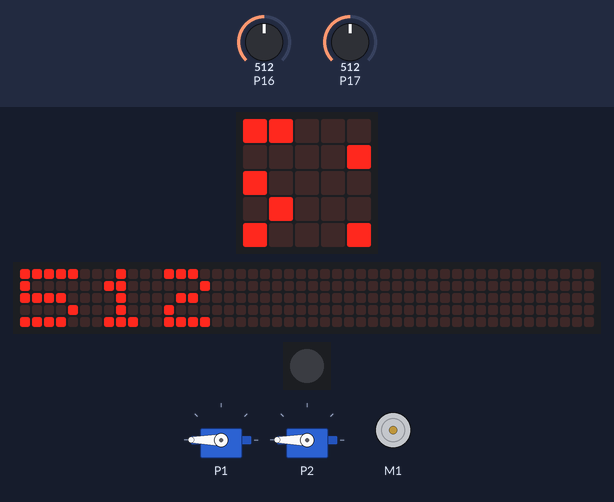
The program below on a simulated Calliope mini (MakeCode). Parts: 2 × servo, the board's 5×5 LED display, a strip that is not on the board, showing the scrolling text unrolled, DC motor (green arrow = forward, orange = backward, longer = faster), 1 RGB LEDs in strip order, left to right. Inputs (shaded band) come from the test bench; at power-on: P17 = 512, P16 = 512 (analog values on the 0–1023 scale). The 48×5 strip is a reading aid, not a part: it shows the text the display is scrolling, unrolled, one strip-width of it at a time.

Above: at 5.27 s.
5.3 s: P17 set to 535
12.7 s: P17 set to 569
At 15.08 s:
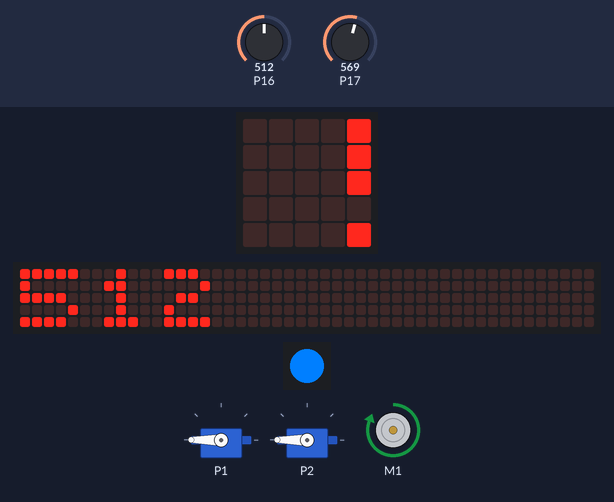
17.0 s: P16 set to 0
At 19.6 s:
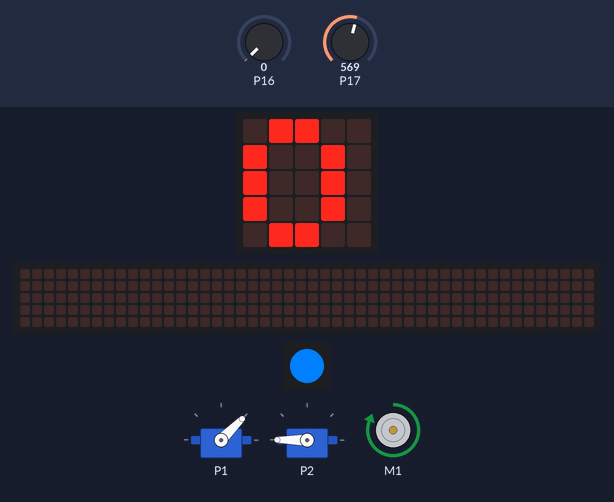
25.3 s: P16 set to 122
At 28.78 s:
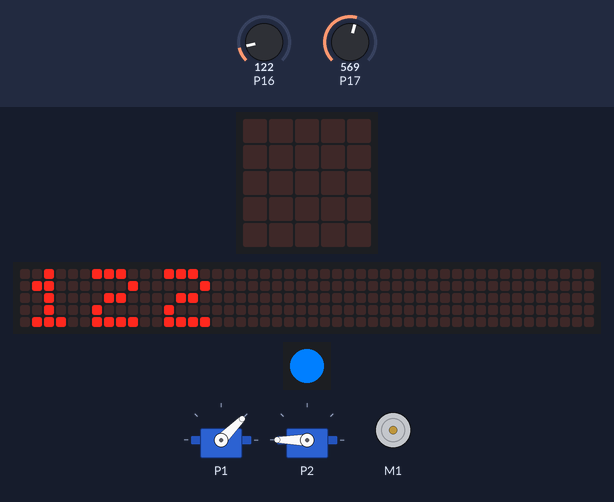
29.6 s: P16 set to 505
At 36.34 s:
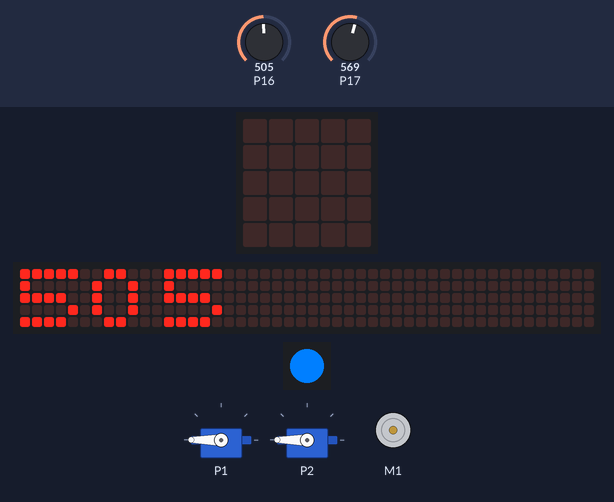
Timing chart, 0 to 37.8 s (numbered marks = the images above; inputs shaded):
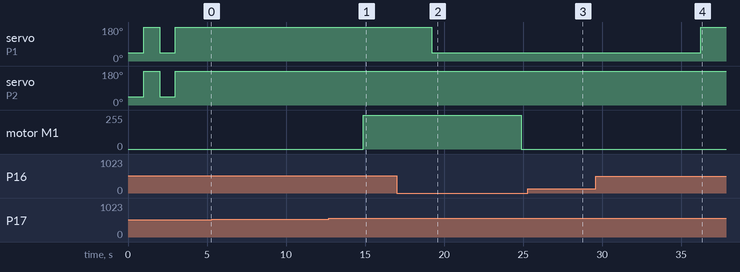

Measured:
- the behaviour switches between 550 and 551 on P17 (found by bisection; images 0 and 1)
- after the input at 12.7 s, motor M1: stopped → forward 255/255 after 2.2 s; the display: first differs from a run without the input after 2.2 s (image 1 shows a later state)
- after the input at 17.0 s, servo on P1: 180° → 45° after 2.2 s
- after the input at 25.3 s, the display: first changes after 0.11 s (image 3 shows a later state)
- after the input at 29.6 s, servo on P1: 45° → 180° after 6.7 s
- what the display in image 3 shows lasts 0.4 s, from 28.6 s to 29.0 s

The program:

main.ts
```typescript
let Feuchte = 0
let Temperatur = 0
let Wasser = 0
for (let index = 0; index < 2; index++) {
    pins.servoWritePin(AnalogPin.P1, 45)
    pins.servoWritePin(AnalogPin.P2, 45)
    basic.pause(1000)
    pins.servoWritePin(AnalogPin.P1, 180)
    pins.servoWritePin(AnalogPin.P2, 180)
    basic.pause(1000)
}
basic.forever(function () {
    Temperatur = pins.analogReadPin(AnalogPin.C16)
    Feuchte = pins.analogReadPin(AnalogPin.C17)
    if (Feuchte > 550) {
        Wasser = 1
    } else {
        Wasser = 0
    }
    basic.showNumber(Temperatur)
    if (Temperatur >= 495) {
        pins.servoWritePin(AnalogPin.P1, 180)
    } else {
        pins.servoWritePin(AnalogPin.P1, 45)
    }
})
basic.forever(function () {
    if (Wasser == 0) {
        motors.motorCommand(MotorCommand.Coast)
        basic.turnRgbLedOff()
    } else if (Wasser == 1) {
        motors.motorPower(100)
        basic.setLedColor(0x007fff)
        basic.pause(10000)
        motors.motorCommand(MotorCommand.Coast)
        basic.pause(50000)
        basic.turnRgbLedOff()
    } else {
        motors.motorCommand(MotorCommand.Coast)
        basic.turnRgbLedOff()
    }
})
```

test.ts
```typescript
// Hier kann man Tests durchführen; diese Datei wird nicht kompiliert, wenn dieses Paket als Erweiterung verwendet wird.
```
